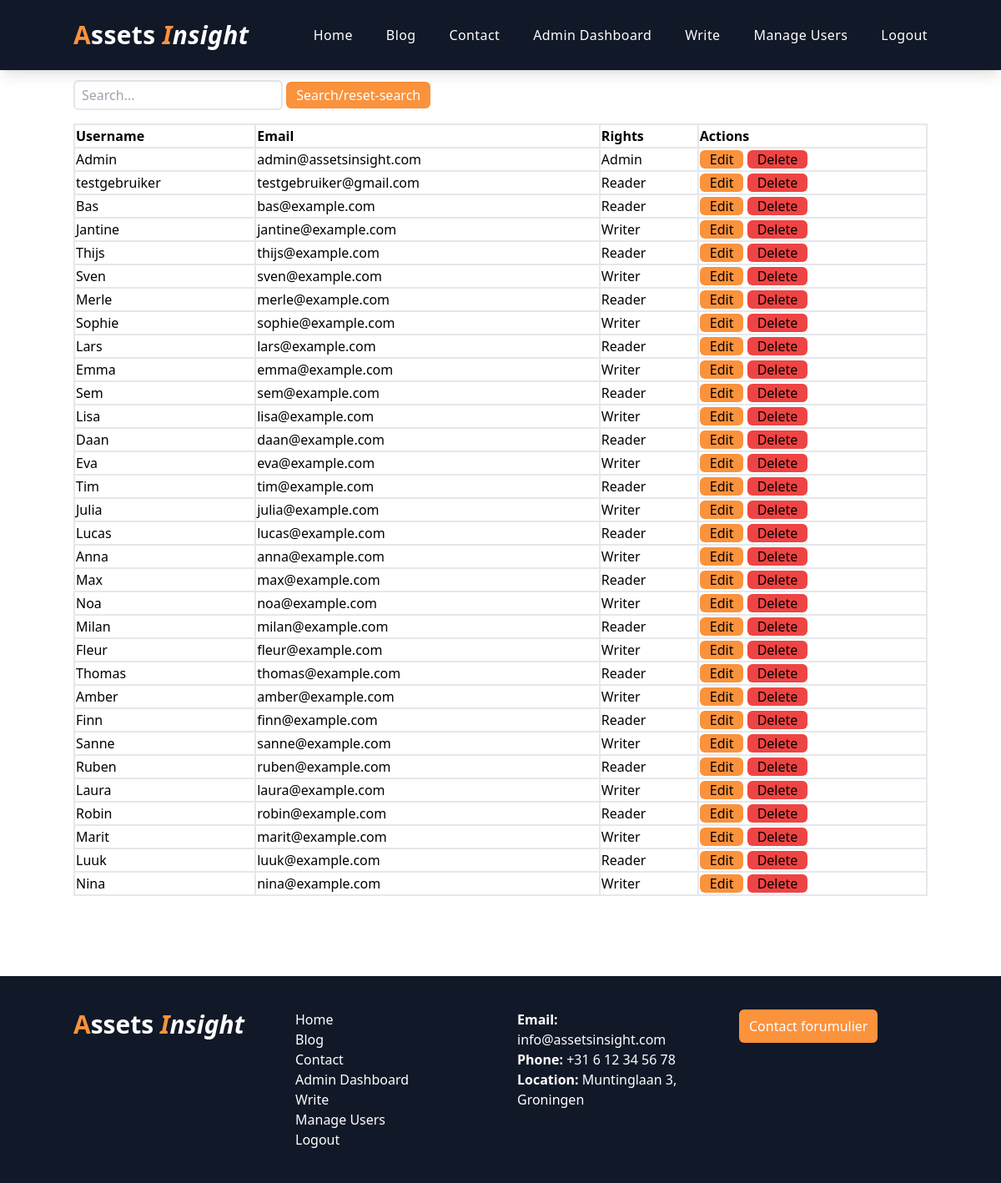
The page /?page=admin&type=users-dashboard (signed in) on the database its author committed.
### tables this page shows
CREATE TABLE IF NOT EXISTS gebruikers (
    id INT AUTO_INCREMENT PRIMARY KEY,
    username VARCHAR(50) NOT NULL UNIQUE,
    password VARCHAR(50) NOT NULL,
    email VARCHAR(100) NOT NULL UNIQUE,
    rights ENUM('Reader', 'Writer', 'Admin') NOT NULL
);

### libs/helper.php (called while the page is built, shortened)
<?php
function getPage () {
    if (isset($_GET['page'])) {
        $page = $_GET['page'];
        if ($page == 'admin') {
            if (isset($_GET['type'])) {
                if (file_exists('../resources/views/admin/' . $_GET['type'] . '.view.php')) {
                    return '../resources/views/admin/'. $_GET['type']. '.view.php';
                }
                return 404;
            }
        } else if ($page == 'writer') {
            if (isset($_GET['type'])) {
                if (file_exists('../resources/views/writer/' . $_GET['type'] . '.view.php')) {
                    return '../resources/views/writer/'. $_GET['type']. '.view.php';
                }
                return 404;
            }
        } else if ($page == 'reader') {
            if (isset($_GET['type'])) {
                if (file_exists('../resources/views/reader/' . $_GET['type'] . '.view.php')) {
                    return '../resources/views/reader/'. $_GET['type']. '.view.php';
                }
                return 404;
            }
        }
        return 404;
    }
    return '../resources/views/home.view.php';
}
function getActivePage($page) {
    $expl = explode('/', $page);
    $active = explode('.', $expl[3]);
    return $active[0];
}
function isAdmin() {
    if (isset($_SESSION['loggedInUser'])) {
        if ($_SESSION['loggedInUser']['rights'] == 'Admin') {
            return true;
        }
    }
    return false;
}

### resources/views/admin/users-dashboard.view.php (the view, shortened to what this page needs)
<?php
$pdo = dBConnect();
if ($_SERVER['REQUEST_METHOD'] === 'POST') {
    $searchTerm = $_POST['search'];
    if (!empty($searchTerm)) {
        $query = "SELECT * FROM gebruikers WHERE username LIKE ? OR email LIKE ? OR rights LIKE ?";
        $stmt = $pdo->prepare($query);
        $stmt->execute(["%$searchTerm%", "%$searchTerm%", "%$searchTerm%"]);
    } else {
        $query = "SELECT * FROM gebruikers";
        $stmt = $pdo->prepare($query);
        $stmt->execute();
    }
} else {
    $query = "SELECT * FROM gebruikers";
    $stmt = $pdo->prepare($query);
    $stmt->execute();
}
$userCount = $stmt->rowCount();
?>
<main class="container mx-auto py-24">
    <form method="POST" class="mb-4">
        <input class="border-2 rounded-md py-1 px-2" type="text" name="search" placeholder="Search...">
        <button class="bg-orange-400 text-white rounded-md px-3 py-1" type="submit">Search/reset-search</button>
    </form>
    <?php if ($userCount === 0) : ?>
        <p class="text-red-500">No users found.</p>
    <?php else : ?>
        <table class="w-full">
            <tr class="text-left">
                <th class="border-2">Username</th>
                <th class="border-2">Email</th>
                <th class="border-2">Rights</th>
                <th class="border-2">Actions</th>
            </tr>
            <?php
            while ($row = $stmt->fetch(PDO::FETCH_ASSOC)) {
                echo "<tr>";
                echo "<td class='border-2'>" . htmlspecialchars($row['username']) . "</td>";
                echo "<td class='border-2'>" . htmlspecialchars($row['email']) . "</td>";
                echo "<td class='border-2'>" . htmlspecialchars($row['rights']) . "</td>";
                echo "<td class='border-2'>
                        <a class='bg-orange-400 px-3 rounded-md' href='./?page=admin&type=edit-user&id=" . htmlspecialchars($row['id']) . "'>Edit</a>
                        <a class='bg-red-500 px-3 rounded-md' href='?id=" . htmlspecialchars($row['id']) . "&action=delete'>Delete</a>
                        </td>";
                echo "</tr>";
            }
            ?>
        </table>
    <?php endif; ?>
</main>

### public/index.php (shortened to what this page needs)
<?php
require_once '../libs/helper.php';
?>
<!DOCTYPE html>
<html lang="<?= $_ENV['LANG']; ?>">
<head>
    <link rel="stylesheet" href="css/styles.css">
</head>
<body>
    <?php $page = getPage(); ?>
    <?php if ($page == 404) : ?>
        <h1 class="text-xl font-bold">Pagina niet gevonden</h1>
    <?php else : ?>
        <?php require_once '../resources/views/components/header.view.php'; ?>
        <?php require_once $page; ?>
        <?php require_once '../resources/views/components/footer.view.php'; ?>
    <?php endif; ?>
</body>
</html>

### resources/views/components/header.view.php (shortened to what this page needs)
<header class="bg-gray-900 p-3 shadow-lg w-full lg:fixed z-20 sticky top-0">
    <ul class="container mx-auto py-3 flex justify-between items-center tracking-wide text-white">
        <li>
            <a href="index.php">
                <h1 class="text-3xl font-bold"><span class="text-orange-400">A</span>ssets <span class="italic"><span class="text-orange-400">I</span>nsight</span></h1>
            </a>
        </li>
        <li>
            <ul class="hidden md:flex items-end justify-end gap-10 text-nav-text text-base cursor-pointer">
                <li class="hover:text-secondary-color<?= getActivePage($page) == 'home' ? ' font-bold text-orange-400' : '' ?>"><a href="./">Home</a></li>
                <li class="hover:text-secondary-color<?= getActivePage($page) == 'blogs' ? ' font-bold text-orange-400' : '' ?>"><a href="?page=blogs">Blog</a></li>
                <li class="hover:text-secondary-color<?= getActivePage($page) == 'contact' ? ' font-bold text-orange-400' : '' ?>"><a href="?page=contact">Contact</a></li>
                <?php if (isAdmin()) : ?>
                    <li class="hover:text-secondary-color<?= getActivePage($page) == 'admin-dashboard' ? ' font-bold text-orange-400' : '' ?>"><a href="?page=admin&type=admin-dashboard">Admin Dashboard</a></li>
                    <li class="hover:text-secondary-color<?= getActivePage($page) == 'write' ? ' font-bold text-orange-400' : '' ?>"><a href="?page=admin&type=write">Write</a></li>
                    <li class="hover:text-secondary-color<?= getActivePage($page) == 'manage-users' ? ' font-bold text-orange-400' : '' ?>"><a href="?page=admin&type=users-dashboard">Manage Users</a></li>
                    <li class="hover:text-secondary-color<?= getActivePage($page) == 'logout' ? ' font-bold text-orange-400' : '' ?>">
                        <form method="POST">
                            <button type="submit" name="logout" class="text-white">Logout</button>
                        </form>
                    </li>
                <?php else : ?>
                    <li class="hover:text-secondary-color<?= getActivePage($page) == 'login' ? ' font-bold text-orange-400' : '' ?>"><a href="?page=login">Login</a></li>
                <?php endif; ?>
            </ul>
        </li>
    </ul>
</header>

### resources/views/components/footer.view.php (shortened to what this page needs)
<footer class="bg-gray-900 text-white">
    <div class="container mx-auto py-10">
        <div class="grid lg:grid-cols-4 md:grid-cols-2 grid-cols-1 gap-10">
            <div class="w-full">
                <h1 class="text-3xl font-bold"><span class="text-orange-400">A</span>ssets <span class="italic"><span class="text-orange-400">I</span>nsight</span></h1>
            </div>
            <div class="w-full">
                <ul>
                    <li class="hover:text-secondary-color<?= getActivePage($page) == 'home' ? ' font-bold text-orange-400' : '' ?>"><a href="./">Home</a></li>
                    <li class="hover:text-secondary-color<?= getActivePage($page) == 'blogs' ? ' font-bold text-orange-400' : '' ?>"><a href="?page=blogs">Blog</a></li>
                    <li class="hover:text-secondary-color<?= getActivePage($page) == 'contact' ? ' font-bold text-orange-400' : '' ?>"><a href="?page=contact">Contact</a></li>
                    <?php if (isAdmin()) : ?>
                        <li class="hover:text-secondary-color<?= getActivePage($page) == 'admin-dashboard' ? ' font-bold text-orange-400' : '' ?>"><a href="?page=admin&type=admin-dashboard">Admin Dashboard</a></li>
                        <li class="hover:text-secondary-color<?= getActivePage($page) == 'write' ? ' font-bold text-orange-400' : '' ?>"><a href="?page=admin&type=write">Write</a></li>
                        <li class="hover:text-secondary-color<?= getActivePage($page) == 'manage-users' ? ' font-bold text-orange-400' : '' ?>"><a href="?page=admin&type=users-dashboard">Manage Users</a></li>
                        <li class="hover:text-secondary-color<?= getActivePage($page) == 'logout' ? ' font-bold text-orange-400' : '' ?>">
                            <form method="POST">
                                <button type="submit" name="logout" class="text-white">Logout</button>
                            </form>
                        </li>
                    <?php else : ?>
                        <li class="hover:text-secondary-color<?= getActivePage($page) == 'login' ? ' font-bold text-orange-400' : '' ?>"><a href="?page=login">Login</a></li>
                    <?php endif; ?>
                </ul>
            </div>
            <div class="w-full">
                <ul>
                    <li><span class="font-bold">Email:</span> info@assetsinsight.com</li>
                    <li><span class="font-bold">Phone:</span> +31 6 12 34 56 78</li>
                    <li><span class="font-bold">Location:</span> Muntinglaan 3, Groningen</li>
                </ul>
            </div>
            <div class="w-full">
                <button class="bg-orange-400 px-3 py-2 rounded-md">Contact forumulier</button>
            </div>
        </div>
    </div>
</footer>

### public/css/styles.css (style rules this page uses)
html, :host { line-height: 1.5; -webkit-text-size-adjust: 100%; -moz-tab-size: 4; -o-tab-size: 4; tab-size: 4; font-family: ui-sans-serif, system-ui, sans-serif, "Apple Color Emoji", "Segoe UI Emoji", "Segoe UI Symbol", "Noto Color Emoji"; font-feature-settings: normal; font-variation-settings: normal; -webkit-tap-highlight-color: transparent; }
body { margin: 0; line-height: inherit; }
h1, h2, h3, h4, h5, h6 { font-size: inherit; font-weight: inherit; }
a { color: inherit; text-decoration: inherit; }
table { text-indent: 0; border-color: inherit; border-collapse: collapse; }
button, input, optgroup, select, textarea { font-family: inherit; font-feature-settings: inherit; font-variation-settings: inherit; font-size: 100%; font-weight: inherit; line-height: inherit; letter-spacing: inherit; color: inherit; margin: 0; padding: 0; }
button, select { text-transform: none; }
button, input:where([type='button']), input:where([type='reset']), input:where([type='submit']) { -webkit-appearance: button; background-color: transparent; background-image: none; }
blockquote, dl, dd, h1, h2, h3, h4, h5, h6, hr, figure, p, pre { margin: 0; }
ol, ul, menu { list-style: none; margin: 0; padding: 0; }
input::placeholder, textarea::placeholder { opacity: 1; color: #9ca3af; }
button, [role="button"] { cursor: pointer; }
.container { width: 100%; }
@media (min-width: 640px) { .container { max-width: 640px; } }
@media (min-width: 768px) { .container { max-width: 768px; } }
@media (min-width: 1024px) { .container { max-width: 1024px; } }
.sticky { position: sticky; }
.top-0 { top: 0px; }
.z-20 { z-index: 20; }
.mx-auto { margin-left: auto; margin-right: auto; }
.mb-4 { margin-bottom: 1rem; }
.flex { display: flex; }
.grid { display: grid; }
.hidden { display: none; }
.w-full { width: 100%; }
.cursor-pointer { cursor: pointer; }
.grid-cols-1 { grid-template-columns: repeat(1, minmax(0, 1fr)); }
.items-end { align-items: flex-end; }
.items-center { align-items: center; }
.justify-end { justify-content: flex-end; }
.justify-between { justify-content: space-between; }
.gap-10 { gap: 2.5rem; }
.rounded-md { border-radius: 0.375rem; }
.border-2 { border-width: 2px; }
.bg-gray-900 { --tw-bg-opacity: 1; background-color: rgb(17 24 39 / var(--tw-bg-opacity)); }
.bg-orange-400 { --tw-bg-opacity: 1; background-color: rgb(251 146 60 / var(--tw-bg-opacity)); }
.bg-red-500 { --tw-bg-opacity: 1; background-color: rgb(239 68 68 / var(--tw-bg-opacity)); }
.p-3 { padding: 0.75rem; }
.px-2 { padding-left: 0.5rem; padding-right: 0.5rem; }
.px-3 { padding-left: 0.75rem; padding-right: 0.75rem; }
.py-1 { padding-top: 0.25rem; padding-bottom: 0.25rem; }
.py-10 { padding-top: 2.5rem; padding-bottom: 2.5rem; }
.py-2 { padding-top: 0.5rem; padding-bottom: 0.5rem; }
.py-24 { padding-top: 6rem; padding-bottom: 6rem; }
.py-3 { padding-top: 0.75rem; padding-bottom: 0.75rem; }
.text-left { text-align: left; }
.text-3xl { font-size: 1.875rem; line-height: 2.25rem; }
.text-base { font-size: 1rem; line-height: 1.5rem; }
.font-bold { font-weight: 700; }
.italic { font-style: italic; }
.tracking-wide { letter-spacing: 0.025em; }
.text-orange-400 { --tw-text-opacity: 1; color: rgb(251 146 60 / var(--tw-text-opacity)); }
.text-white { --tw-text-opacity: 1; color: rgb(255 255 255 / var(--tw-text-opacity)); }
.shadow-lg { --tw-shadow: 0 10px 15px -3px rgb(0 0 0 / 0.1), 0 4px 6px -4px rgb(0 0 0 / 0.1); --tw-shadow-colored: 0 10px 15px -3px var(--tw-shadow-color), 0 4px 6px -4px var(--tw-shadow-color); box-shadow: var(--tw-ring-offset-shadow, 0 0 #0000), var(--tw-ring-shadow, 0 0 #0000), var(--tw-shadow); }
@media (min-width: 768px) { .md\:flex { display: flex; } }
@media (min-width: 768px) { .md\:grid-cols-2 { grid-template-columns: repeat(2, minmax(0, 1fr)); } }
@media (min-width: 1024px) { .lg\:fixed { position: fixed; } }
@media (min-width: 1024px) { .lg\:grid-cols-4 { grid-template-columns: repeat(4, minmax(0, 1fr)); } }

### rows shown on the page
gebruikers: username "Admin", email "admin@assetsinsight.com", rights "Admin"
gebruikers: username "testgebruiker", email "testgebruiker@gmail.com", rights "Reader"
gebruikers: username "Bas", email "bas@example.com", rights "Reader"
gebruikers: username "Jantine", email "jantine@example.com", rights "Writer"
gebruikers: username "Thijs", email "thijs@example.com", rights "Reader"
gebruikers: username "Sven", email "sven@example.com", rights "Writer"
gebruikers: username "Merle", email "merle@example.com", rights "Reader"
gebruikers: username "Sophie", email "sophie@example.com", rights "Writer"
gebruikers: username "Lars", email "lars@example.com", rights "Reader"
gebruikers: username "Emma", email "emma@example.com", rights "Writer"
gebruikers: username "Sem", email "sem@example.com", rights "Reader"
gebruikers: username "Lisa", email "lisa@example.com", rights "Writer"
gebruikers: username "Daan", email "daan@example.com", rights "Reader"
gebruikers: username "Eva", email "eva@example.com", rights "Writer"
gebruikers: username "Tim", email "tim@example.com", rights "Reader"
gebruikers: username "Julia", email "julia@example.com", rights "Writer"
gebruikers: username "Lucas", email "lucas@example.com", rights "Reader"
gebruikers: username "Anna", email "anna@example.com", rights "Writer"
gebruikers: username "Max", email "max@example.com", rights "Reader"
gebruikers: username "Noa", email "noa@example.com", rights "Writer"
gebruikers: username "Milan", email "milan@example.com", rights "Reader"
gebruikers: username "Fleur", email "fleur@example.com", rights "Writer"
gebruikers: username "Thomas", email "thomas@example.com", rights "Reader"
gebruikers: username "Amber", email "amber@example.com", rights "Writer"
gebruikers: username "Finn", email "finn@example.com", rights "Reader"
gebruikers: username "Sanne", email "sanne@example.com", rights "Writer"
gebruikers: username "Ruben", email "ruben@example.com", rights "Reader"
gebruikers: username "Laura", email "laura@example.com", rights "Writer"
gebruikers: username "Robin", email "robin@example.com", rights "Reader"
gebruikers: username "Marit", email "marit@example.com", rights "Writer"
gebruikers: username "Luuk", email "luuk@example.com", rights "Reader"
gebruikers: username "Nina", email "nina@example.com", rights "Writer"
